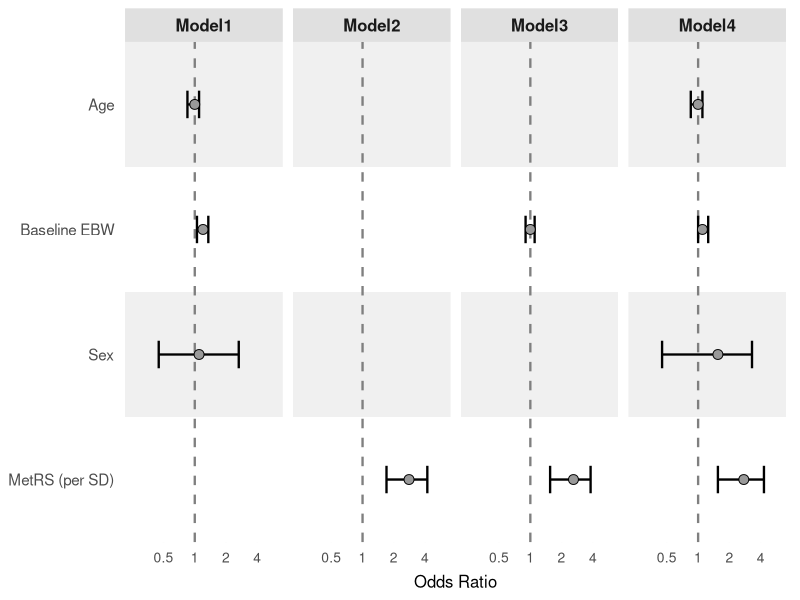

The R source for this figure:
library(ggplot2)
library(dplyr)
library(here)
setwd(here::here("figures/Fig3d"))

df = read.csv("data.csv")

all_vars   = c("Age", "Baseline EBW", "Sex", "MetRS (per SD)")
all_models = c("Model1", "Model2", "Model3", "Model4")

full_grid = expand.grid(model = all_models, variable = all_vars,
                        stringsAsFactors = FALSE)
df = left_join(full_grid, df, by = c("model", "variable"))

df$variable = factor(df$variable, levels = rev(all_vars))
df$model    = factor(df$model,    levels = all_models)

row_bands = data.frame(
  variable = rev(all_vars),
  ymin     = seq_along(all_vars) - 0.5,
  ymax     = seq_along(all_vars) + 0.5,
  fill     = ifelse(seq_along(all_vars) %% 2 == 0, "#F0F0F0", "white")
)

p = ggplot(df, aes(x = estimate, y = variable)) +
  geom_rect(data = row_bands,
            aes(ymin = ymin, ymax = ymax, fill = fill),
            xmin = -Inf, xmax = Inf, inherit.aes = FALSE, show.legend = FALSE) +
  scale_fill_identity() +
  geom_vline(xintercept = 1, linetype = "dashed",
             color = "grey50", linewidth = 0.8) +
  geom_errorbar(aes(xmin = ci_low, xmax = ci_high),
                width = 0.22, linewidth = 0.8, color = "black",
                orientation = "y", na.rm = TRUE) +
  geom_point(size = 3, shape = 21, fill = "grey60",
             color = "black", stroke = 0.5, na.rm = TRUE) +
  facet_wrap(~ model, ncol = 4) +
  scale_x_log10(
    limits = c(0.25, 6),
    breaks = c(0.5, 1, 2, 4),
    labels = c("0.5", "1", "2", "4")
  ) +
  scale_y_discrete(expand = c(0, 0)) +
  labs(x = "Odds Ratio", y = NULL) +
  theme_minimal(base_size = 15) +
  theme(
    panel.grid.major.y = element_blank(),
    panel.grid.minor   = element_blank(),
    panel.grid.major.x = element_line(color = "#DEDEDE", linewidth = 0.5),
    strip.background   = element_rect(fill = "grey88", color = NA),
    strip.text         = element_text(face = "bold", size = 12, color = "#1A1A1A"),
    axis.text.y        = element_text(size = 11, color = "#4D4D4D", margin = margin(r = 4)),
    axis.text.x        = element_text(size = 10, color = "#4D4D4D"),
    axis.title.x       = element_text(size = 12, margin = margin(t = 6)),
    panel.spacing      = unit(0.5, "lines"),
    plot.margin        = margin(6, 10, 6, 6)
  )

ggsave("fig3d.png", p, width = 12, height = 2.5, dpi = 800, bg = "white")
